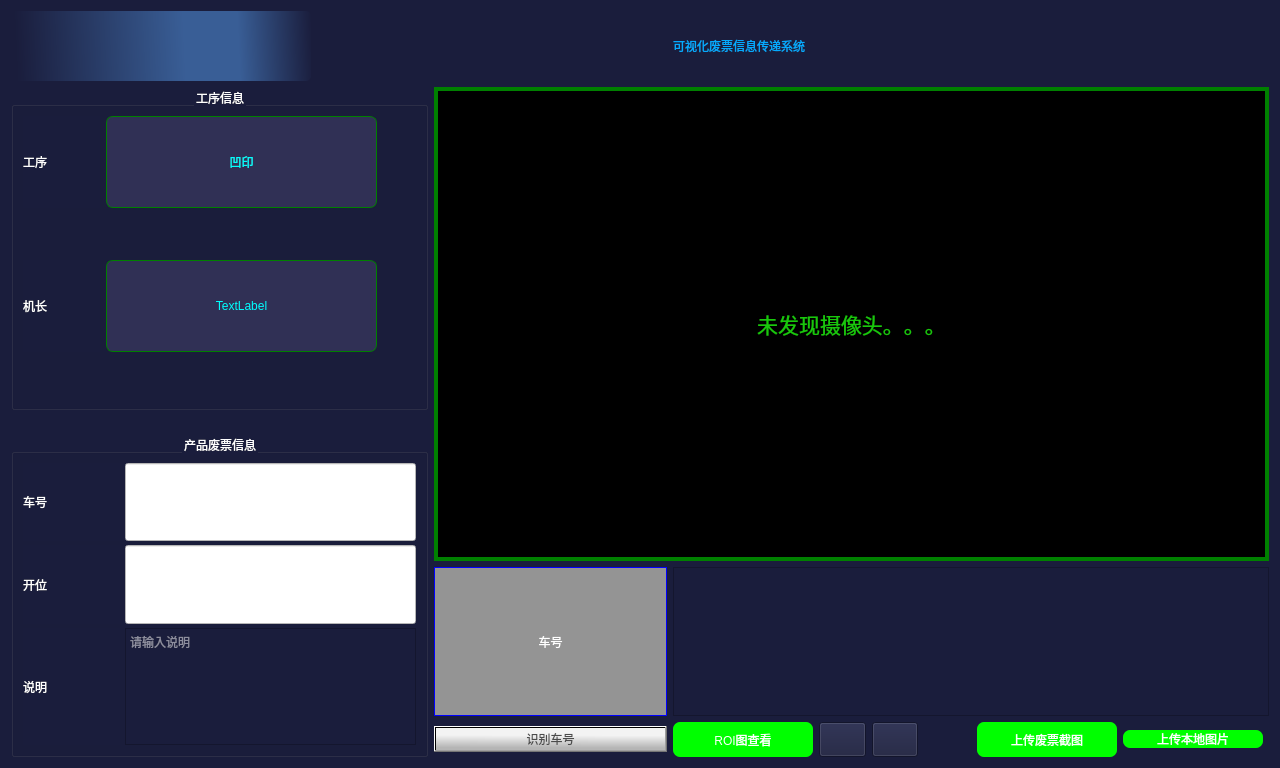
<?xml version="1.0" encoding="UTF-8"?>
<ui version="4.0">
 <class>Form</class>
 <widget class="QWidget" name="Form">
  <property name="geometry">
   <rect>
    <x>0</x>
    <y>0</y>
    <width>1280</width>
    <height>768</height>
   </rect>
  </property>
  <property name="windowTitle">
   <string>Form</string>
  </property>
  <property name="styleSheet">
   <string notr="true">background-color: rgb(26, 29, 60);
color: rgb(255, 255, 255);
font: 18pt &quot;黑体&quot;</string>
  </property>
  <layout class="QVBoxLayout" name="verticalLayout_6">
   <item>
    <layout class="QHBoxLayout" name="horizontalLayout_2" stretch="1,12,0,1">
     <item>
      <widget class="QLabel" name="label_4">
       <property name="minimumSize">
        <size>
         <width>300</width>
         <height>70</height>
        </size>
       </property>
       <property name="styleSheet">
        <string notr="true">image: url(:/img/icon/logo.png);
background-color: qlineargradient(spread:pad, x1:0.0113636, y1:0.011, x2:1, y2:0, stop:0 rgba(26, 29, 60, 255), stop:0.568182 rgba(57, 94, 150, 255), stop:0.75 rgba(57, 94, 150, 255), stop:1 rgba(26, 29, 60, 255));

border-radius:5px;
 
 </string>
       </property>
       <property name="text">
        <string/>
       </property>
       <property name="margin">
        <number>5</number>
       </property>
      </widget>
     </item>
     <item>
      <widget class="QLabel" name="label_6">
       <property name="styleSheet">
        <string notr="true">font: 75 40pt &quot;黑体&quot;;
color: rgb(4, 170, 255);

 </string>
       </property>
       <property name="text">
        <string>可视化废票信息传递系统</string>
       </property>
       <property name="alignment">
        <set>Qt::AlignCenter</set>
       </property>
      </widget>
     </item>
     <item>
      <widget class="QPushButton" name="pushButton">
       <property name="minimumSize">
        <size>
         <width>16</width>
         <height>16</height>
        </size>
       </property>
       <property name="maximumSize">
        <size>
         <width>64</width>
         <height>64</height>
        </size>
       </property>
       <property name="styleSheet">
        <string notr="true">image: url(:/icon/icon/camera.ico);
border-radius:7px;</string>
       </property>
       <property name="text">
        <string/>
       </property>
      </widget>
     </item>
     <item>
      <widget class="QPushButton" name="btnSetup">
       <property name="sizePolicy">
        <sizepolicy hsizetype="Preferred" vsizetype="Preferred">
         <horstretch>0</horstretch>
         <verstretch>0</verstretch>
        </sizepolicy>
       </property>
       <property name="minimumSize">
        <size>
         <width>16</width>
         <height>16</height>
        </size>
       </property>
       <property name="maximumSize">
        <size>
         <width>64</width>
         <height>64</height>
        </size>
       </property>
       <property name="baseSize">
        <size>
         <width>32</width>
         <height>32</height>
        </size>
       </property>
       <property name="styleSheet">
        <string notr="true">image: url(:/icon/icon/setup.ico);
border-radius:7px;</string>
       </property>
       <property name="text">
        <string/>
       </property>
      </widget>
     </item>
    </layout>
   </item>
   <item>
    <layout class="QHBoxLayout" name="horizontalLayout" stretch="2,4">
     <property name="spacing">
      <number>6</number>
     </property>
     <item>
      <layout class="QVBoxLayout" name="verticalLayout" stretch="2,0,2">
       <property name="spacing">
        <number>4</number>
       </property>
       <item>
        <widget class="QGroupBox" name="groupBox">
         <property name="sizePolicy">
          <sizepolicy hsizetype="Expanding" vsizetype="Expanding">
           <horstretch>0</horstretch>
           <verstretch>0</verstretch>
          </sizepolicy>
         </property>
         <property name="layoutDirection">
          <enum>Qt::LeftToRight</enum>
         </property>
         <property name="title">
          <string>工序信息</string>
         </property>
         <property name="alignment">
          <set>Qt::AlignCenter</set>
         </property>
         <layout class="QGridLayout" name="gridLayout_4" rowstretch="2,1,2,1" columnstretch="2,7,1" columnminimumwidth="0,0,0">
          <item row="2" column="0">
           <widget class="QLabel" name="label_3">
            <property name="styleSheet">
             <string notr="true">font: 75 14pt &quot;微软雅黑&quot;;</string>
            </property>
            <property name="text">
             <string>机长</string>
            </property>
           </widget>
          </item>
          <item row="2" column="1">
           <widget class="QLabel" name="lbMachineLeader">
            <property name="styleSheet">
             <string notr="true">background-color: rgb(48, 48, 85);
border-radius:7px;
border:1px solid green;
color: rgb(0, 255, 255);
font: 36pt &quot;幼圆&quot;;</string>
            </property>
            <property name="text">
             <string>TextLabel</string>
            </property>
            <property name="alignment">
             <set>Qt::AlignCenter</set>
            </property>
           </widget>
          </item>
          <item row="1" column="1">
           <spacer name="verticalSpacer_3">
            <property name="orientation">
             <enum>Qt::Vertical</enum>
            </property>
            <property name="sizeHint" stdset="0">
             <size>
              <width>20</width>
              <height>20</height>
             </size>
            </property>
           </spacer>
          </item>
          <item row="0" column="0">
           <widget class="QLabel" name="label_2">
            <property name="styleSheet">
             <string notr="true"> 

font: 75 14pt &quot;微软雅黑&quot;;
 </string>
            </property>
            <property name="text">
             <string>工序</string>
            </property>
           </widget>
          </item>
          <item row="3" column="1">
           <spacer name="verticalSpacer_4">
            <property name="orientation">
             <enum>Qt::Vertical</enum>
            </property>
            <property name="sizeHint" stdset="0">
             <size>
              <width>20</width>
              <height>40</height>
             </size>
            </property>
           </spacer>
          </item>
          <item row="0" column="1">
           <widget class="QLabel" name="lbWorkSeq">
            <property name="sizePolicy">
             <sizepolicy hsizetype="Expanding" vsizetype="Expanding">
              <horstretch>0</horstretch>
              <verstretch>0</verstretch>
             </sizepolicy>
            </property>
            <property name="layoutDirection">
             <enum>Qt::LeftToRight</enum>
            </property>
            <property name="styleSheet">
             <string notr="true">background-color: rgb(48, 48, 85);
font: 36pt &quot;幼圆&quot;;
color: rgb(0, 255, 255);
 
border-radius:7px;
border:1px solid green;</string>
            </property>
            <property name="text">
             <string>凹印</string>
            </property>
            <property name="alignment">
             <set>Qt::AlignCenter</set>
            </property>
           </widget>
          </item>
          <item row="0" column="2">
           <spacer name="horizontalSpacer">
            <property name="orientation">
             <enum>Qt::Horizontal</enum>
            </property>
            <property name="sizeHint" stdset="0">
             <size>
              <width>10</width>
              <height>20</height>
             </size>
            </property>
           </spacer>
          </item>
         </layout>
        </widget>
       </item>
       <item>
        <spacer name="verticalSpacer_5">
         <property name="orientation">
          <enum>Qt::Vertical</enum>
         </property>
         <property name="sizeHint" stdset="0">
          <size>
           <width>20</width>
           <height>20</height>
          </size>
         </property>
        </spacer>
       </item>
       <item>
        <widget class="QGroupBox" name="groupBox_2">
         <property name="sizePolicy">
          <sizepolicy hsizetype="Expanding" vsizetype="Expanding">
           <horstretch>0</horstretch>
           <verstretch>0</verstretch>
          </sizepolicy>
         </property>
         <property name="title">
          <string>产品废票信息</string>
         </property>
         <property name="alignment">
          <set>Qt::AlignCenter</set>
         </property>
         <property name="flat">
          <bool>true</bool>
         </property>
         <layout class="QGridLayout" name="gridLayout">
          <item row="0" column="0">
           <layout class="QGridLayout" name="gridLayout_2" rowstretch="0,0,0,0" columnstretch="1,0">
            <property name="sizeConstraint">
             <enum>QLayout::SetMaximumSize</enum>
            </property>
            <property name="horizontalSpacing">
             <number>5</number>
            </property>
            <property name="verticalSpacing">
             <number>4</number>
            </property>
            <item row="1" column="1">
             <widget class="QLineEdit" name="editProductID">
              <property name="sizePolicy">
               <sizepolicy hsizetype="Expanding" vsizetype="Expanding">
                <horstretch>3</horstretch>
                <verstretch>2</verstretch>
               </sizepolicy>
              </property>
              <property name="styleSheet">
               <string notr="true">background-color: rgb(255, 255, 255);
 
color: rgb(81, 81, 81);
font: 36pt &quot;黑体&quot;;</string>
              </property>
             </widget>
            </item>
            <item row="2" column="1">
             <widget class="QLineEdit" name="editK">
              <property name="sizePolicy">
               <sizepolicy hsizetype="Expanding" vsizetype="Expanding">
                <horstretch>3</horstretch>
                <verstretch>2</verstretch>
               </sizepolicy>
              </property>
              <property name="mouseTracking">
               <bool>false</bool>
              </property>
              <property name="styleSheet">
               <string notr="true">background-color: rgb(255, 255, 255);
 
color: rgb(81, 81, 81);
font: 36pt &quot;黑体&quot;;</string>
              </property>
              <property name="cursorMoveStyle">
               <enum>Qt::VisualMoveStyle</enum>
              </property>
             </widget>
            </item>
            <item row="1" column="0">
             <widget class="QLabel" name="label_8">
              <property name="sizePolicy">
               <sizepolicy hsizetype="Preferred" vsizetype="Preferred">
                <horstretch>2</horstretch>
                <verstretch>2</verstretch>
               </sizepolicy>
              </property>
              <property name="text">
               <string>车号</string>
              </property>
             </widget>
            </item>
            <item row="2" column="0">
             <widget class="QLabel" name="label_7">
              <property name="sizePolicy">
               <sizepolicy hsizetype="Expanding" vsizetype="Expanding">
                <horstretch>2</horstretch>
                <verstretch>2</verstretch>
               </sizepolicy>
              </property>
              <property name="styleSheet">
               <string notr="true">font: 75 14pt &quot;微软雅黑&quot;;</string>
              </property>
              <property name="text">
               <string>开位</string>
              </property>
             </widget>
            </item>
            <item row="3" column="0">
             <widget class="QLabel" name="label">
              <property name="text">
               <string>说明</string>
              </property>
             </widget>
            </item>
            <item row="3" column="1">
             <widget class="QTextEdit" name="txtDescribe">
              <property name="sizePolicy">
               <sizepolicy hsizetype="Expanding" vsizetype="Expanding">
                <horstretch>0</horstretch>
                <verstretch>3</verstretch>
               </sizepolicy>
              </property>
              <property name="placeholderText">
               <string>请输入说明</string>
              </property>
             </widget>
            </item>
           </layout>
          </item>
         </layout>
        </widget>
       </item>
      </layout>
     </item>
     <item>
      <layout class="QVBoxLayout" name="verticalLayout_4" stretch="5,2">
       <item>
        <widget class="QLabel" name="lbCamera">
         <property name="styleSheet">
          <string notr="true">border:4px solid green;
background-color: rgb(0, 0, 0);</string>
         </property>
         <property name="text">
          <string>&lt;html&gt;&lt;head/&gt;&lt;body&gt;&lt;p&gt;&lt;span style=&quot; font-size:16pt; color:#19c80c;&quot;&gt;未发现摄像头。。。&lt;/span&gt;&lt;/p&gt;&lt;/body&gt;&lt;/html&gt;</string>
         </property>
         <property name="alignment">
          <set>Qt::AlignCenter</set>
         </property>
        </widget>
       </item>
       <item>
        <layout class="QGridLayout" name="gridLayout_3" columnstretch="5,3,1,1,1,3,3,0" columnminimumwidth="0,0,0,0,0,0,0,0">
         <item row="1" column="0">
          <widget class="QPushButton" name="btnDetcCart">
           <property name="styleSheet">
            <string notr="true">:hover
{
 
 color: rgb(53, 161, 0);
 border: 1px solid rgb(15 , 150 , 255);
}
:pressed
{
 color:rgb(75, 75, 75);
 background-color:rgb(204 , 228 , 247);
  
 padding-left:3px;
 padding-top:3px;
}
QPushButton{background-color: qlineargradient(spread:pad, x1:0.488636, y1:0.898, x2:0.500318, y2:0.302, stop:0 rgba(181, 181, 181, 255), stop:0.948864 rgba(243, 243, 243, 255));
color: rgb(75, 75, 75);}</string>
           </property>
           <property name="text">
            <string>识别车号</string>
           </property>
          </widget>
         </item>
         <item row="1" column="5">
          <widget class="QPushButton" name="btnUploadRIO">
           <property name="styleSheet">
            <string notr="true">QPushButton{background-color: rgb(0, 255, 0);
border-radius:7px;
height:35px;
}

:pressed
{ 
 padding-left:3px;
 padding-top:3px;
}
:hover
{
 color:rgb(75, 75, 75);
}</string>
           </property>
           <property name="text">
            <string>上传废票截图</string>
           </property>
          </widget>
         </item>
         <item row="0" column="1" colspan="7">
          <widget class="QListWidget" name="lsImgROIWidget"/>
         </item>
         <item row="0" column="0">
          <widget class="QLabel" name="lbNumberpPic">
           <property name="styleSheet">
            <string notr="true">border:1px solid blue;
background-color: rgb(148, 148, 148);</string>
           </property>
           <property name="text">
            <string>车号</string>
           </property>
           <property name="textFormat">
            <enum>Qt::AutoText</enum>
           </property>
           <property name="alignment">
            <set>Qt::AlignCenter</set>
           </property>
          </widget>
         </item>
         <item row="1" column="2">
          <widget class="QPushButton" name="btnCounterRot">
           <property name="sizePolicy">
            <sizepolicy hsizetype="Preferred" vsizetype="Preferred">
             <horstretch>0</horstretch>
             <verstretch>0</verstretch>
            </sizepolicy>
           </property>
           <property name="minimumSize">
            <size>
             <width>16</width>
             <height>16</height>
            </size>
           </property>
           <property name="maximumSize">
            <size>
             <width>72</width>
             <height>72</height>
            </size>
           </property>
           <property name="styleSheet">
            <string notr="true"/>
           </property>
           <property name="text">
            <string/>
           </property>
          </widget>
         </item>
         <item row="1" column="6">
          <widget class="QPushButton" name="btnUpLocal">
           <property name="styleSheet">
            <string notr="true">QPushButton{background-color: rgb(0, 255, 0);
border-radius:7px;

}
:pressed
{ 
 padding-left:3px;
 padding-top:3px;
}
:hover
{
 color:rgb(75, 75, 75);
}</string>
           </property>
           <property name="text">
            <string>上传本地图片</string>
           </property>
          </widget>
         </item>
         <item row="1" column="1">
          <widget class="QPushButton" name="btnViewROITable">
           <property name="styleSheet">
            <string notr="true">QPushButton{background-color: rgb(0, 255, 0);
border-radius:7px;
height:35px;
}
:pressed
{ 
 padding-left:3px;
 padding-top:3px;
}
:hover
{
 color:rgb(75, 75, 75);}


</string>
           </property>
           <property name="text">
            <string>ROI图查看</string>
           </property>
          </widget>
         </item>
         <item row="1" column="3">
          <widget class="QPushButton" name="btnRot">
           <property name="minimumSize">
            <size>
             <width>16</width>
             <height>16</height>
            </size>
           </property>
           <property name="maximumSize">
            <size>
             <width>72</width>
             <height>72</height>
            </size>
           </property>
           <property name="text">
            <string/>
           </property>
          </widget>
         </item>
         <item row="1" column="4">
          <spacer name="horizontalSpacer_2">
           <property name="orientation">
            <enum>Qt::Horizontal</enum>
           </property>
           <property name="sizeHint" stdset="0">
            <size>
             <width>10</width>
             <height>20</height>
            </size>
           </property>
          </spacer>
         </item>
        </layout>
       </item>
      </layout>
     </item>
    </layout>
   </item>
  </layout>
 </widget>
 <resources>
  <include location="pic.qrc"/>
 </resources>
 <connections/>
</ui>
